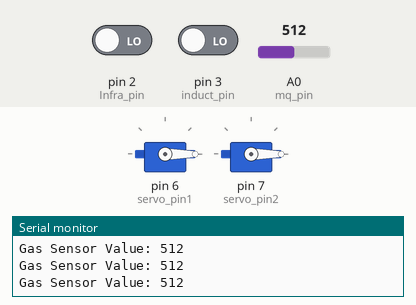
Recording of a sketch running on a simulated Arduino Uno, built with avr-gcc and run on an emulated ATmega328P. Parts: 2 × servo, the last lines printed to the serial monitor. The test bench sets the inputs (shaded band); at power-on: A0 (mq_pin) = 512, pin 2 (Infra_pin) LOW, pin 3 (induct_pin) LOW.

Above: at 1.3 s.
1.4 s: A0 (mq_pin) set to 312
2.9 s: A0 (mq_pin) set to 284
At 5.2 s:
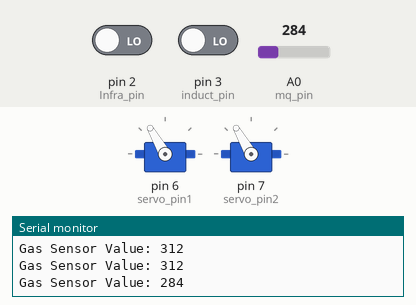
5.5 s: A0 (mq_pin) set to 306
At 6.6 s:
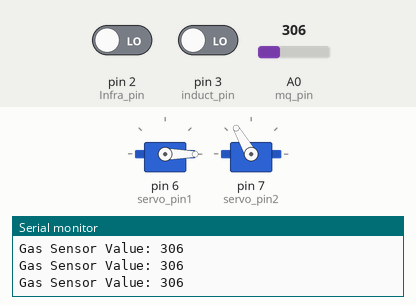
7.0 s: A0 (mq_pin) set to 122
At 7.8 s:
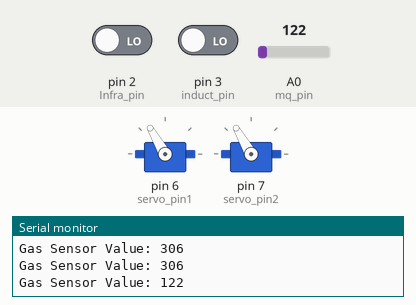
8.5 s: A0 (mq_pin) set to 511
At 10.9 s:
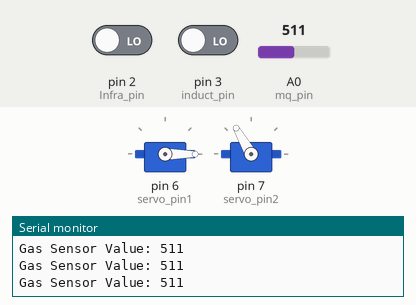
Timing chart, 0 to 12.0 s (numbered marks = the images above; inputs shaded):
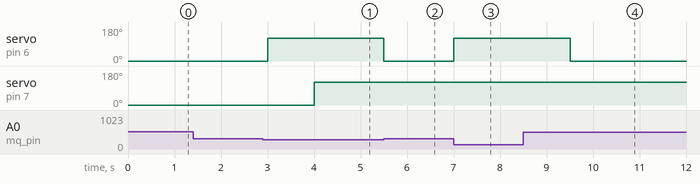

Measured:
- the behaviour switches between 300 and 299 on A0 (mq_pin) (found by bisection; images 0 and 1)
- after the input at 2.9 s, servo on pin 6 (servo_pin1): 0° → 120° after 0.10 s; servo on pin 7 (servo_pin2): 0° → 120° after 1.1 s
- after the input at 5.5 s, servo on pin 6 (servo_pin1): 120° → 0° at once
- after the input at 7.0 s, servo on pin 6 (servo_pin1): 0° → 120° at once
- after the input at 8.5 s, servo on pin 6 (servo_pin1): 120° → 0° after 1.0 s

The sketch:

SensibleDustbin.ino
```cpp
#include <Servo.h>

//Pin connections
const int Infra_pin = 2;        // Digital pin for IR sensor
const int mq_pin = A0;      // Analog pin for MQ135 gas sensor
const int induct_pin = 3; // Digital pin for inductive proximity sensor
const int dc_ACW = 4;        // Digital pin for DC motor driver anti-clockwise
const int dc_CW = 5;        // Digital pin for DC motor driver clockwise
const int servo_pin1 = 6;          // Digital pin for first servo motor
const int servo_pin2 = 7;          // Digital pin for second servo motor
const int detection = 300;     // Gas sensor threshold value

Servo servo1;
Servo servo2;

void setup() {
  Serial.begin(9600);

  pinMode(Infra_pin, INPUT);
  pinMode(mq_pin, INPUT);
  pinMode(induct_pin, INPUT);
  pinMode(dc_ACW, OUTPUT);
  pinMode(dc_CW, OUTPUT);

  servo1.attach(servo_pin1);
  servo2.attach(servo_pin2);

  servo1.write(0);
  servo2.write(0);
}

void loop() {
  int irValue = digitalRead(Infra_pin);

  // This functionality is responsible in carrying opening and closing mechanism of the dustbin
  if (irValue == HIGH) {

    digitalWrite(dc_ACW, HIGH);
    digitalWrite(dc_CW, LOW);
    delay(3000);
    digitalWrite(dc_CW,HIGH);
    digitalWrite(dc_ACW,LOW);
  } else {

    digitalWrite(dc_ACW, LOW);
    digitalWrite(dc_CW, LOW);
  }

  int gasValue = analogRead(mq_pin);

  Serial.print("Gas Sensor Value: ");
  Serial.println(gasValue);

  // Controls servo motor based on gas sensor value which ensures if the waste is organic decaying or not
  if (gasValue < detection) {

    servo1.write(120);
    delay(1000);

    int induct_val = digitalRead(induct_pin);

    // Controls second servo motor based on inductive sensor value. It is responsible for metal and non metal segregation
    if (induct_val == LOW) {
      servo2.write(120);
      delay(1000);
    }
  } else {

    servo1.write(0);
  }

  delay(500);
}
```
